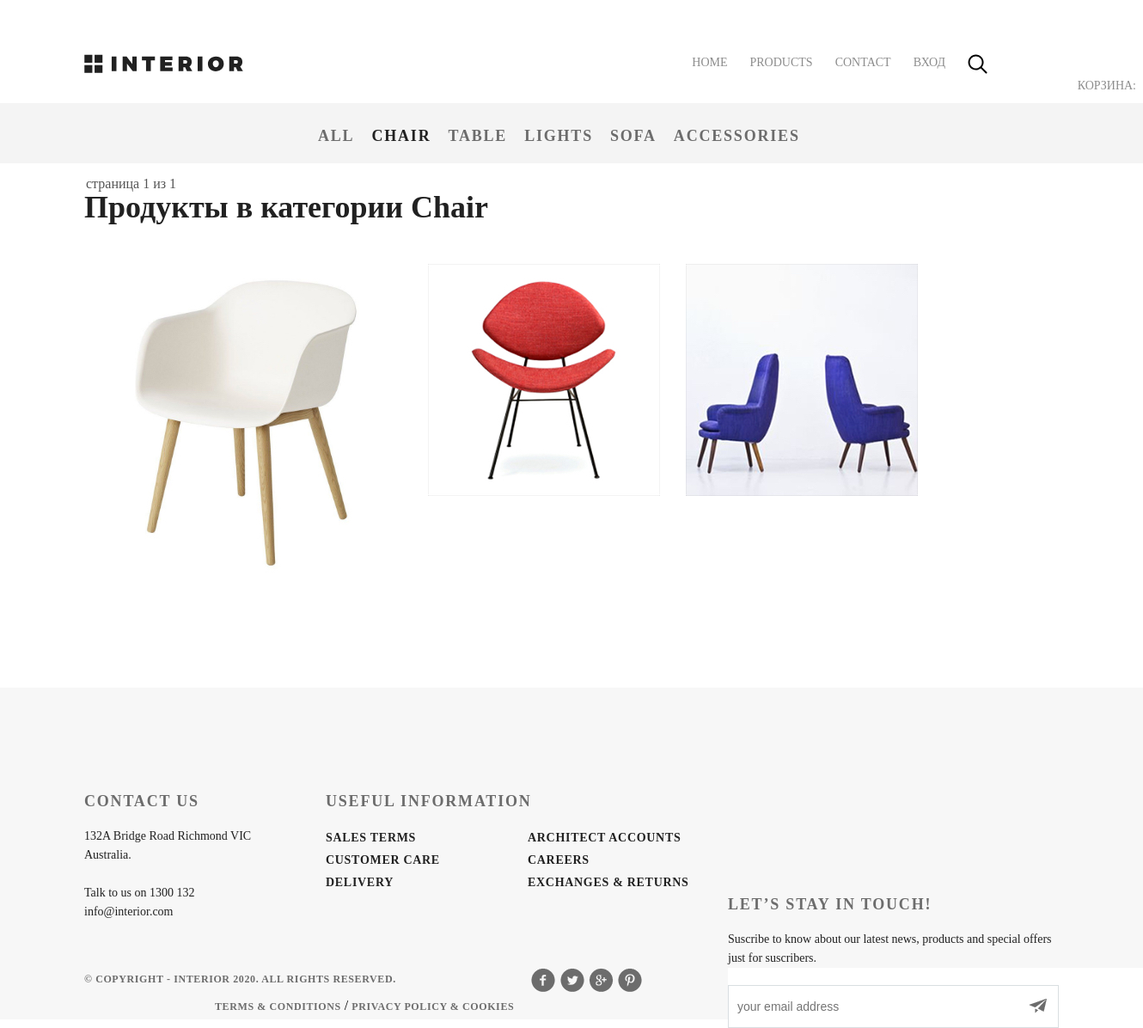
/category/1/products/, run on an earlier commit of the app's database.
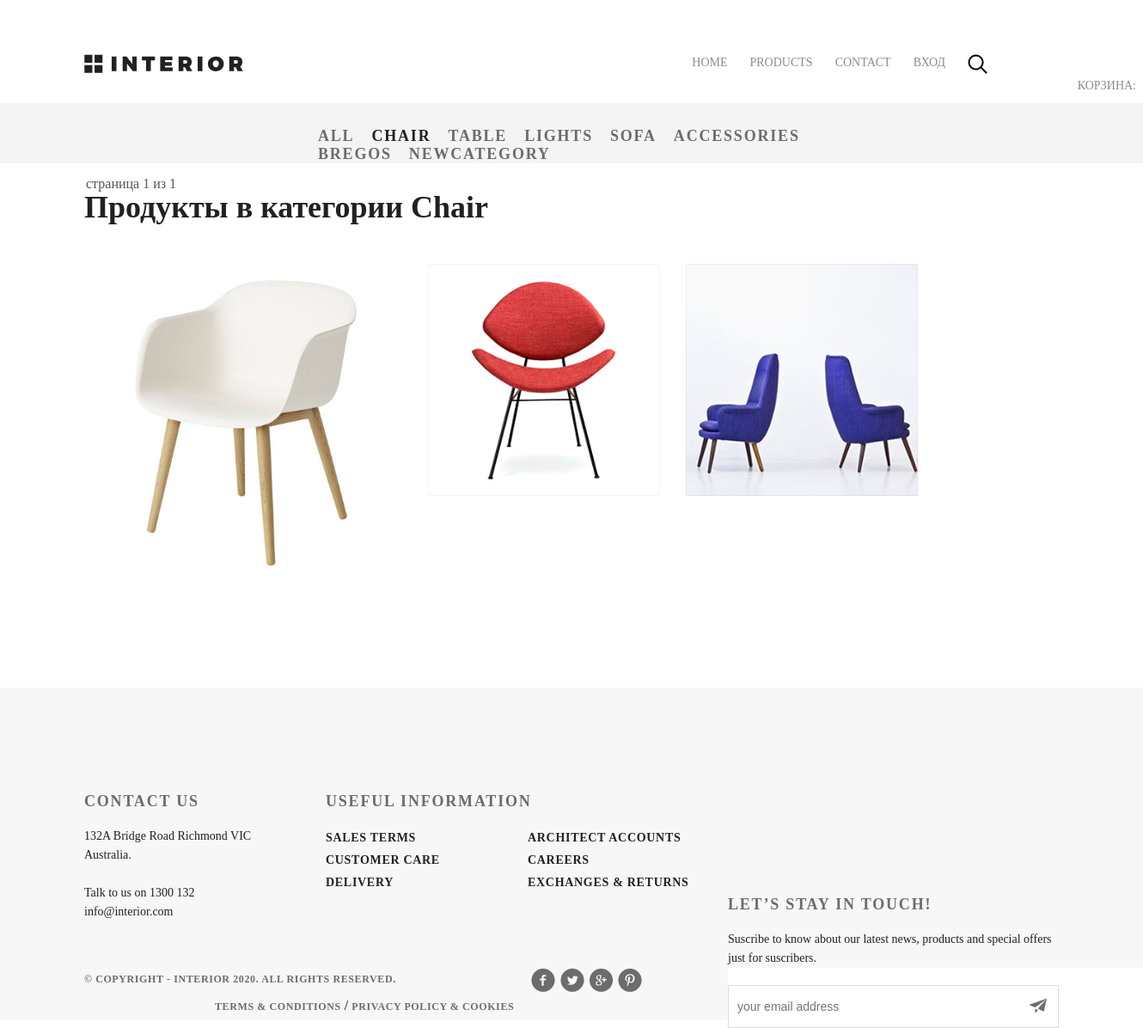
And on a later commit of the database.
### mainapp/models.py (models this page shows, shortened)
class ProductCategory(models.Model):
    name = models.CharField('Название', max_length=128, unique=True)
    description = models.TextField('Описание', max_length=255, blank=True)
    is_active = models.BooleanField(default=True)
    created_at = models.DateTimeField('Дата создания', auto_now_add=True)

class Product(models.Model):
    category = models.ForeignKey(ProductCategory, on_delete=models.PROTECT, verbose_name='Категория')
    name = models.CharField('Название', max_length=128)
    short_description = models.CharField('Краткое описание', max_length=128, blank=True)
    description = models.TextField('Описание', blank=True)
    quantity = models.PositiveIntegerField('Количество', default=0)
    price = models.DecimalField('Цена', max_digits=10, decimal_places=0, default=0)
    image = models.ImageField(upload_to='products_images', blank=True)
    is_active = models.BooleanField(default=True)
    created_at = models.DateTimeField('Дата создания', auto_now_add=True)
    updated_at = models.DateTimeField('Дата обновления', auto_now=True)

### mainapp/views.py (the view)
# urls.py: re_path(r'^category/(?P<pk>\d+)/products/$', mainapp.category_products, name="category_products"),
def category_products(request, pk, page=1):
    categories = ProductCategory.objects.all()
    if pk == '0':
        category = {'pk': 0, 'name': 'Все'}
        products_list_category = Product.objects.filter(is_active=True)
    else:
        category = get_object_or_404(ProductCategory, pk=pk)
        products_list_category = category.product_set.filter(is_active=True)
    products_paginator = Paginator(products_list_category, 3)
    try:
        products_list_category = products_paginator.page(page)
    except PageNotAnInteger:
        products_list_category = products_paginator.page(1)
    except EmptyPage:
        products_list_category = products_paginator.page(products_paginator.num_pages)
    context = {
        'page_title': 'Products',
        'categories': categories,
        'products': products_list_category,
        'category': category,
        'basket': get_basket(request),
    }
    return render(request, 'mainapp/category_products.html', context)

### mainapp/templatetags/my_filters.py (called while the page is built)
@register.filter(name='media_folder_products')
def media_folder_products(string):
    if not string:
        string = 'products_images/default.jpg'
    return f'{settings.MEDIA_URL}{string}'

### mainapp/views.py (called while the page is built)
def get_basket(request):
    return request.user.is_authenticated and request.user.basket.all() or []

### mainapp/templates/mainapp/category_products.html (shortened to what this page needs)
{% extends 'mainapp/base.html' %}
{% load static %}
{% load my_filters %}
{% block container %}
	<div class="product-header padding-site">
		{% include 'mainapp/includes/inc__main_menu.html' %}
	</div>
    {% include 'mainapp/includes/inc__categories_menu.html' %}
    <div class="paginator">
        <span class="current">страница {{ products.number }} из {{ products.paginator.num_pages }}</span>
    </div>
	<div class="related-products-block clearfix padding-site">
        <div class="related-products-head clearfix">
            <div class="related-products-block-header">
                Продукты в категории {{ category.name|title }}
            </div>
            <ul class="related-product-gallery">
                {% for product in products %}
                   <li class="related-product-gallery-list">
                        <a href="{% url 'mainapp:product_page' product.pk %}" class="related-product-gallery-link">
						    <img src="{{ product.image|media_folder_products }}" alt="{{product.short_description}}">
                        </a>
                    </li>
                {% endfor %}
            </ul>
        </div>
    </div>
{% endblock %}

### mainapp/templates/mainapp/includes/inc__categories_menu.html (shortened to what this page needs)
<ul class="second-menu clearfix">
    <li class="second-menu-list">
        <a href="{% url 'main:category_products' 0 %}" class="second-menu-link
            ">
            All
        </a>
    </li>
    {% for category in categories %}
        <li class="second-menu-list">
            <a href="{% url 'main:category_products' category.pk %}" class="second-menu-link
                {% if request.resolver_match.kwargs.pk|add:0 == category.pk %}
                    second-menu-link-active
                {% endif %}">
                {{ category.name }}
            </a>
        </li>
    {% endfor %}
</ul>

What changed in the data, as far as the page shows it:
added ProductCategory: name "BREGOS"
added ProductCategory: name "NEWCATEGORY"
